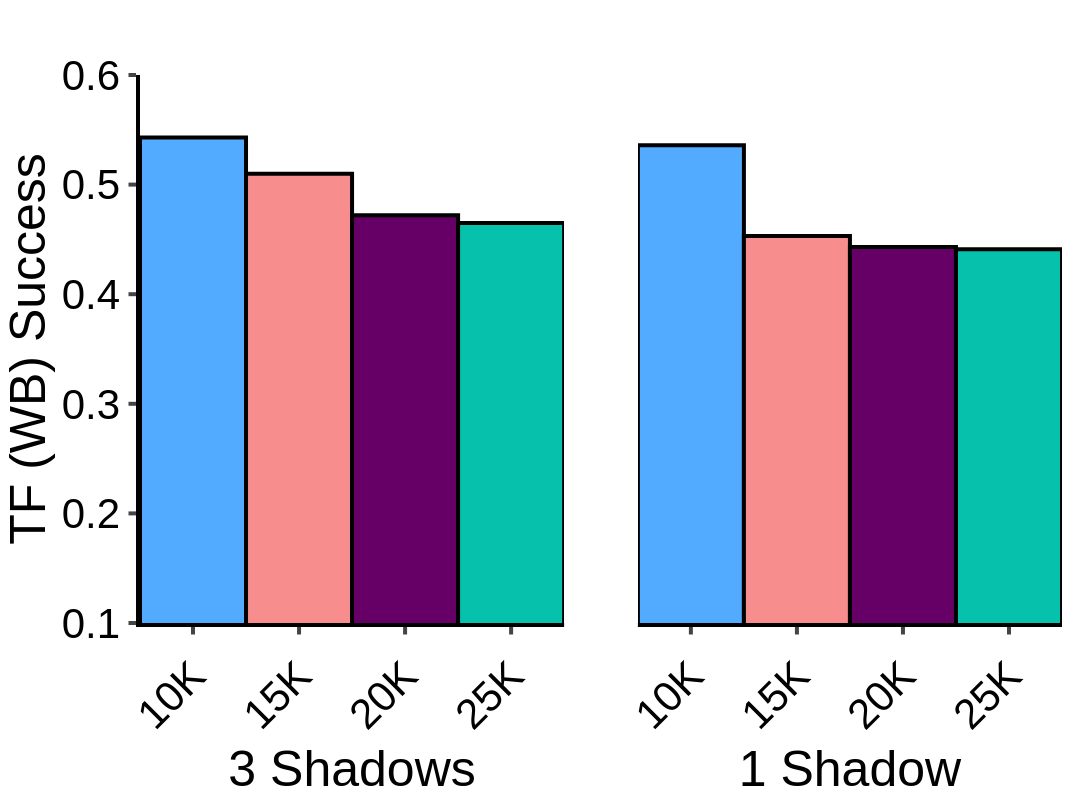

Notebook cell for this chart:
### Code cell
mismatched_specifics = ["10K", "15K", "20K", "25K"]
mismatch_type = ["3 Shadows", "3 Shadows", "3 Shadows", "3 Shadows"]
mismatch_mia = [0.543, 0.510, 0.472, 0.465]
df_1 = {"mismatched_specifics": mismatched_specifics, "Mismatch Type": mismatch_type, "mismatch_mia": mismatch_mia}

mismatched_specifics_2 = ["10K", "15K", "20K", "25K"]
mismatch_type_2 = ["1 Shadow", "1 Shadow", "1 Shadow", "1 Shadow"]
mismatch_mia_2 = [0.536, 0.453, 0.443, 0.441]
df_2 = {"mismatched_specifics": mismatched_specifics_2, "Mismatch Type": mismatch_type_2, "mismatch_mia": mismatch_mia_2}

fig = go.Figure()

fig1 = px.bar(
    data_frame=df_1,
    x="mismatched_specifics",
    y="mismatch_mia",
    color="mismatched_specifics",
    color_discrete_sequence=["#53abff", "#f78d8d", "#660066", "#06c2ac"],
)

fig2 = px.bar(
    data_frame=df_2,
    x="mismatched_specifics",
    y="mismatch_mia",
    color="mismatched_specifics",
    color_discrete_sequence=["#53abff", "#f78d8d", "#660066", "#06c2ac"],
)

fig = make_subplots(rows=1, cols=2, shared_yaxes=True, horizontal_spacing=0.08)

for trace in fig1.data:
    fig.add_trace(trace, row=1, col=1)

for trace in fig2.data:
    fig.add_trace(trace, row=1, col=2)

fig.update_layout(bargap=0.0, showlegend=False)
fig.update_xaxes(
  ticks="outside", tickwidth=4, ticklen=7.5, linewidth=4, linecolor="black", tickangle=-45, title_font_family="Helvetica", tickfont_family="Helvetica", tickfont_size=FONT_SIZE+10,
)
fig.update_yaxes(
    ticks="outside", tickwidth=4, ticklen=7.5, linewidth=4, linecolor="black", title = "TF (WB) Success", tickangle=0, title_font_family="Helvetica", tickfont_family="Helvetica", tickfont_size=FONT_SIZE+10,
)
fig.update_yaxes(tickmode='array', tickvals=[0.1, 0.2, 0.3, 0.4, 0.5, 0.6], range=[0.1, 0.6])
fig.update_traces(marker_line_width=4, marker_line_color="black")
fig.update_yaxes(showticklabels=False, title_text=None, row=1, col=2)
fig.update_xaxes(title_text="3 Shadows", categoryorder="array", categoryarray=["10K", "15K", "20K", "25K"], row=1, col=1)
fig.update_xaxes(title_text="1 Shadow", categoryorder="array", categoryarray=["10K", "15K", "20K", "25K"], row=1, col=2)
fig.update_yaxes(visible=False, row=1, col=2)

customize_figure_layout(fig, render_legend=False)
save_and_display_figure(fig, "diabetes_tf_shadow_data_variations", plots_dir)

### Figure 1 — Plotly figure (JSON) as saved in the notebook; plotly's stock layout.template omitted (floating-point values rounded to 4 significant figures)
{"data": [{"hovertemplate": "mismatched_specifics=%{x}<br>mismatch_mia=%{y}<extra></extra>", "legendgroup": "10K", "marker": {"color": "#53abff", "line": {"color": "black", "width": 4}, "pattern": {"shape": ""}}, "name": "10K", "orientation": "v", "showlegend": true, "textposition": "auto", "type": "bar", "x": ["10K"], "xaxis": "x", "y": [0.543], "yaxis": "y"}, {"hovertemplate": "mismatched_specifics=%{x}<br>mismatch_mia=%{y}<extra></extra>", "legendgroup": "15K", "marker": {"color": "#f78d8d", "line": {"color": "black", "width": 4}, "pattern": {"shape": ""}}, "name": "15K", "orientation": "v", "showlegend": true, "textposition": "auto", "type": "bar", "x": ["15K"], "xaxis": "x", "y": [0.51], "yaxis": "y"}, {"hovertemplate": "mismatched_specifics=%{x}<br>mismatch_mia=%{y}<extra></extra>", "legendgroup": "20K", "marker": {"color": "#660066", "line": {"color": "black", "width": 4}, "pattern": {"shape": ""}}, "name": "20K", "orientation": "v", "showlegend": true, "textposition": "auto", "type": "bar", "x": ["20K"], "xaxis": "x", "y": [0.472], "yaxis": "y"}, {"hovertemplate": "mismatched_specifics=%{x}<br>mismatch_mia=%{y}<extra></extra>", "legendgroup": "25K", "marker": {"color": "#06c2ac", "line": {"color": "black", "width": 4}, "pattern": {"shape": ""}}, "name": "25K", "orientation": "v", "showlegend": true, "textposition": "auto", "type": "bar", "x": ["25K"], "xaxis": "x", "y": [0.465], "yaxis": "y"}, {"hovertemplate": "mismatched_specifics=%{x}<br>mismatch_mia=%{y}<extra></extra>", "legendgroup": "10K", "marker": {"color": "#53abff", "line": {"color": "black", "width": 4}, "pattern": {"shape": ""}}, "name": "10K", "orientation": "v", "showlegend": true, "textposition": "auto", "type": "bar", "x": ["10K"], "xaxis": "x2", "y": [0.536], "yaxis": "y2"}, {"hovertemplate": "mismatched_specifics=%{x}<br>mismatch_mia=%{y}<extra></extra>", "legendgroup": "15K", "marker": {"color": "#f78d8d", "line": {"color": "black", "width": 4}, "pattern": {"shape": ""}}, "name": "15K", "orientation": "v", "showlegend": true, "textposition": "auto", "type": "bar", "x": ["15K"], "xaxis": "x2", "y": [0.453], "yaxis": "y2"}, {"hovertemplate": "mismatched_specifics=%{x}<br>mismatch_mia=%{y}<extra></extra>", "legendgroup": "20K", "marker": {"color": "#660066", "line": {"color": "black", "width": 4}, "pattern": {"shape": ""}}, "name": "20K", "orientation": "v", "showlegend": true, "textposition": "auto", "type": "bar", "x": ["20K"], "xaxis": "x2", "y": [0.443], "yaxis": "y2"}, {"hovertemplate": "mismatched_specifics=%{x}<br>mismatch_mia=%{y}<extra></extra>", "legendgroup": "25K", "marker": {"color": "#06c2ac", "line": {"color": "black", "width": 4}, "pattern": {"shape": ""}}, "name": "25K", "orientation": "v", "showlegend": true, "textposition": "auto", "type": "bar", "x": ["25K"], "xaxis": "x2", "y": [0.441], "yaxis": "y2"}], "layout": {"bargap": 0, "font": {"color": "black", "family": "Helvetica", "size": 42}, "height": 800, "margin": {"b": 25, "l": 30, "r": 30, "t": 75}, "plot_bgcolor": "white", "showlegend": false, "title": {"font": {"family": "Helvetica"}, "x": 0.5, "y": 0.975}, "width": 1100, "xaxis": {"anchor": "y", "categoryarray": ["10K", "15K", "20K", "25K"], "categoryorder": "array", "domain": [0, 0.46], "linecolor": "black", "linewidth": 4, "tickangle": -45, "tickfont": {"family": "Helvetica", "size": 42}, "ticklen": 7.5, "ticks": "outside", "tickwidth": 4, "title": {"font": {"family": "Helvetica"}, "text": "3 Shadows"}}, "xaxis2": {"anchor": "y2", "categoryarray": ["10K", "15K", "20K", "25K"], "categoryorder": "array", "domain": [0.54, 1], "linecolor": "black", "linewidth": 4, "tickangle": -45, "tickfont": {"family": "Helvetica", "size": 42}, "ticklen": 7.5, "ticks": "outside", "tickwidth": 4, "title": {"font": {"family": "Helvetica"}, "text": "1 Shadow"}}, "yaxis": {"anchor": "x", "domain": [0, 1], "linecolor": "black", "linewidth": 4, "range": [0.1, 0.6], "tickangle": 0, "tickfont": {"family": "Helvetica", "size": 42}, "ticklen": 7.5, "tickmode": "array", "ticks": "outside", "tickvals": [0.1, 0.2, 0.3, 0.4, 0.5, 0.6], "tickwidth": 4, "title": {"font": {"family": "Helvetica"}, "text": "TF (WB) Success"}}, "yaxis2": {"anchor": "x2", "domain": [0, 1], "linecolor": "black", "linewidth": 4, "matches": "y", "range": [0.1, 0.6], "showticklabels": false, "tickangle": 0, "tickfont": {"family": "Helvetica", "size": 42}, "ticklen": 7.5, "tickmode": "array", "ticks": "outside", "tickvals": [0.1, 0.2, 0.3, 0.4, 0.5, 0.6], "tickwidth": 4, "title": {"font": {"family": "Helvetica"}}, "visible": false}}}
